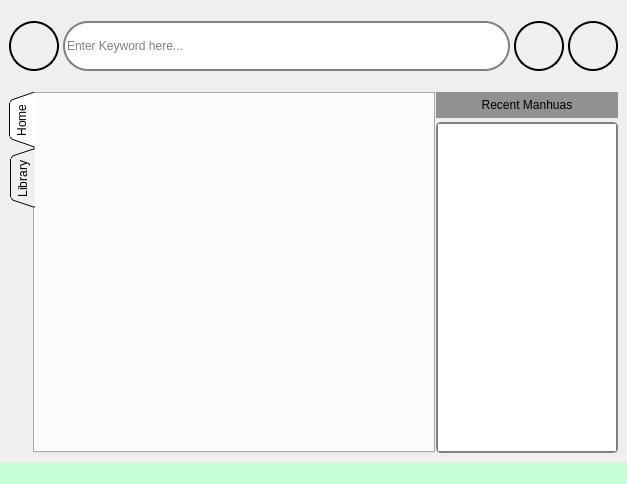
<?xml version="1.0" encoding="UTF-8"?>
<ui version="4.0">
 <class>MainWindow</class>
 <widget class="QMainWindow" name="MainWindow">
  <property name="geometry">
   <rect>
    <x>0</x>
    <y>0</y>
    <width>627</width>
    <height>484</height>
   </rect>
  </property>
  <property name="windowTitle">
   <string>MainWindow</string>
  </property>
  <widget class="QWidget" name="centralwidget">
   <layout class="QGridLayout" name="gridLayout">
    <item row="0" column="0">
     <layout class="QVBoxLayout" name="centralLayout" stretch="2,12">
      <property name="spacing">
       <number>9</number>
      </property>
      <item>
       <layout class="QHBoxLayout" name="searchLayout" stretch="1,7,1,1">
        <property name="spacing">
         <number>4</number>
        </property>
        <property name="sizeConstraint">
         <enum>QLayout::SetDefaultConstraint</enum>
        </property>
        <property name="topMargin">
         <number>12</number>
        </property>
        <property name="bottomMargin">
         <number>12</number>
        </property>
        <item>
         <widget class="QPushButton" name="menuButton">
          <property name="sizePolicy">
           <sizepolicy hsizetype="Expanding" vsizetype="Expanding">
            <horstretch>0</horstretch>
            <verstretch>0</verstretch>
           </sizepolicy>
          </property>
          <property name="minimumSize">
           <size>
            <width>16</width>
            <height>16</height>
           </size>
          </property>
          <property name="maximumSize">
           <size>
            <width>50</width>
            <height>50</height>
           </size>
          </property>
          <property name="cursor">
           <cursorShape>PointingHandCursor</cursorShape>
          </property>
          <property name="styleSheet">
           <string notr="true">QPushButton{
	border-radius: 25;
	border: 2px solid black;
}</string>
          </property>
          <property name="text">
           <string/>
          </property>
          <property name="icon">
           <iconset>
            <normaloff>MangaReader/resources/icons/icons8-menu-96.png</normaloff>MangaReader/resources/icons/icons8-menu-96.png</iconset>
          </property>
          <property name="iconSize">
           <size>
            <width>45</width>
            <height>35</height>
           </size>
          </property>
         </widget>
        </item>
        <item>
         <widget class="QLineEdit" name="lineEdit">
          <property name="sizePolicy">
           <sizepolicy hsizetype="Expanding" vsizetype="Expanding">
            <horstretch>0</horstretch>
            <verstretch>0</verstretch>
           </sizepolicy>
          </property>
          <property name="minimumSize">
           <size>
            <width>0</width>
            <height>50</height>
           </size>
          </property>
          <property name="maximumSize">
           <size>
            <width>1366</width>
            <height>50</height>
           </size>
          </property>
          <property name="styleSheet">
           <string notr="true">QLineEdit {
	border: 2px solid gray;
	border-radius: 25px;
}</string>
          </property>
          <property name="inputMethodHints">
           <set>Qt::ImhNone</set>
          </property>
          <property name="inputMask">
           <string/>
          </property>
          <property name="text">
           <string/>
          </property>
          <property name="maxLength">
           <number>32767</number>
          </property>
          <property name="placeholderText">
           <string>Enter Keyword here...</string>
          </property>
          <property name="clearButtonEnabled">
           <bool>true</bool>
          </property>
         </widget>
        </item>
        <item>
         <widget class="QPushButton" name="searchButton">
          <property name="sizePolicy">
           <sizepolicy hsizetype="Expanding" vsizetype="Expanding">
            <horstretch>0</horstretch>
            <verstretch>0</verstretch>
           </sizepolicy>
          </property>
          <property name="minimumSize">
           <size>
            <width>16</width>
            <height>16</height>
           </size>
          </property>
          <property name="maximumSize">
           <size>
            <width>50</width>
            <height>50</height>
           </size>
          </property>
          <property name="cursor">
           <cursorShape>PointingHandCursor</cursorShape>
          </property>
          <property name="styleSheet">
           <string notr="true">QPushButton{
	border-radius: 25;
	border: 2px solid black;
}</string>
          </property>
          <property name="text">
           <string/>
          </property>
          <property name="icon">
           <iconset>
            <normaloff>MangaReader/resources/icons/icons8-search-90.png</normaloff>MangaReader/resources/icons/icons8-search-90.png</iconset>
          </property>
          <property name="iconSize">
           <size>
            <width>43</width>
            <height>43</height>
           </size>
          </property>
         </widget>
        </item>
        <item>
         <widget class="QPushButton" name="localSearchButton">
          <property name="sizePolicy">
           <sizepolicy hsizetype="Expanding" vsizetype="Expanding">
            <horstretch>0</horstretch>
            <verstretch>0</verstretch>
           </sizepolicy>
          </property>
          <property name="minimumSize">
           <size>
            <width>16</width>
            <height>16</height>
           </size>
          </property>
          <property name="maximumSize">
           <size>
            <width>50</width>
            <height>50</height>
           </size>
          </property>
          <property name="cursor">
           <cursorShape>PointingHandCursor</cursorShape>
          </property>
          <property name="styleSheet">
           <string notr="true">QPushButton{
	border-radius: 25;
	border: 2px solid black;
}</string>
          </property>
          <property name="text">
           <string/>
          </property>
          <property name="icon">
           <iconset>
            <normaloff>MangaReader/resources/icons/icons8-plus-math-96.png</normaloff>MangaReader/resources/icons/icons8-plus-math-96.png</iconset>
          </property>
          <property name="iconSize">
           <size>
            <width>50</width>
            <height>50</height>
           </size>
          </property>
         </widget>
        </item>
       </layout>
      </item>
      <item>
       <layout class="QHBoxLayout" name="containerLayout" stretch="7,3">
        <property name="spacing">
         <number>1</number>
        </property>
        <item>
         <layout class="QVBoxLayout" name="homeLayout">
          <item>
           <widget class="QTabWidget" name="tabWidget">
            <property name="sizePolicy">
             <sizepolicy hsizetype="Expanding" vsizetype="Expanding">
              <horstretch>0</horstretch>
              <verstretch>1</verstretch>
             </sizepolicy>
            </property>
            <property name="cursor">
             <cursorShape>ArrowCursor</cursorShape>
            </property>
            <property name="focusPolicy">
             <enum>Qt::TabFocus</enum>
            </property>
            <property name="layoutDirection">
             <enum>Qt::LeftToRight</enum>
            </property>
            <property name="tabPosition">
             <enum>QTabWidget::West</enum>
            </property>
            <property name="tabShape">
             <enum>QTabWidget::Triangular</enum>
            </property>
            <property name="currentIndex">
             <number>0</number>
            </property>
            <property name="iconSize">
             <size>
              <width>64</width>
              <height>24</height>
             </size>
            </property>
            <property name="documentMode">
             <bool>false</bool>
            </property>
            <property name="tabsClosable">
             <bool>false</bool>
            </property>
            <property name="movable">
             <bool>false</bool>
            </property>
            <widget class="QWidget" name="Home">
             <property name="enabled">
              <bool>true</bool>
             </property>
             <attribute name="icon">
              <iconset>
               <normaloff>MangaReader/resources/icons/icons8-home-96.png</normaloff>MangaReader/resources/icons/icons8-home-96.png</iconset>
             </attribute>
             <attribute name="title">
              <string>Home</string>
             </attribute>
            </widget>
            <widget class="QWidget" name="Library">
             <property name="cursor">
              <cursorShape>ArrowCursor</cursorShape>
             </property>
             <attribute name="icon">
              <iconset>
               <normaloff>MangaReader/resources/icons/icons8-library-96.png</normaloff>MangaReader/resources/icons/icons8-library-96.png</iconset>
             </attribute>
             <attribute name="title">
              <string>Library</string>
             </attribute>
            </widget>
           </widget>
          </item>
         </layout>
        </item>
        <item>
         <layout class="QVBoxLayout" name="historyLayout" stretch="1,13">
          <property name="spacing">
           <number>4</number>
          </property>
          <item>
           <widget class="QLabel" name="historyLabel">
            <property name="styleSheet">
             <string notr="true">background-color: rgb(145, 145, 145);</string>
            </property>
            <property name="text">
             <string>Recent Manhuas</string>
            </property>
            <property name="alignment">
             <set>Qt::AlignCenter</set>
            </property>
           </widget>
          </item>
          <item>
           <widget class="QListView" name="historyListView">
            <property name="styleSheet">
             <string notr="true">QFrame{
	border: 2px solid gray;
	border-radius: 5px;
}
QListview{
	border: 2px solid gray;
	border-radius: 15px;
}
</string>
            </property>
            <property name="frameShape">
             <enum>QFrame::NoFrame</enum>
            </property>
            <property name="frameShadow">
             <enum>QFrame::Plain</enum>
            </property>
            <property name="lineWidth">
             <number>0</number>
            </property>
            <property name="horizontalScrollBarPolicy">
             <enum>Qt::ScrollBarAlwaysOff</enum>
            </property>
           </widget>
          </item>
         </layout>
        </item>
       </layout>
      </item>
     </layout>
    </item>
   </layout>
  </widget>
  <widget class="QStatusBar" name="statusbar">
   <property name="styleSheet">
    <string notr="true">background-color: rgb(196, 255, 215);</string>
   </property>
  </widget>
 </widget>
 <resources/>
 <connections/>
</ui>
